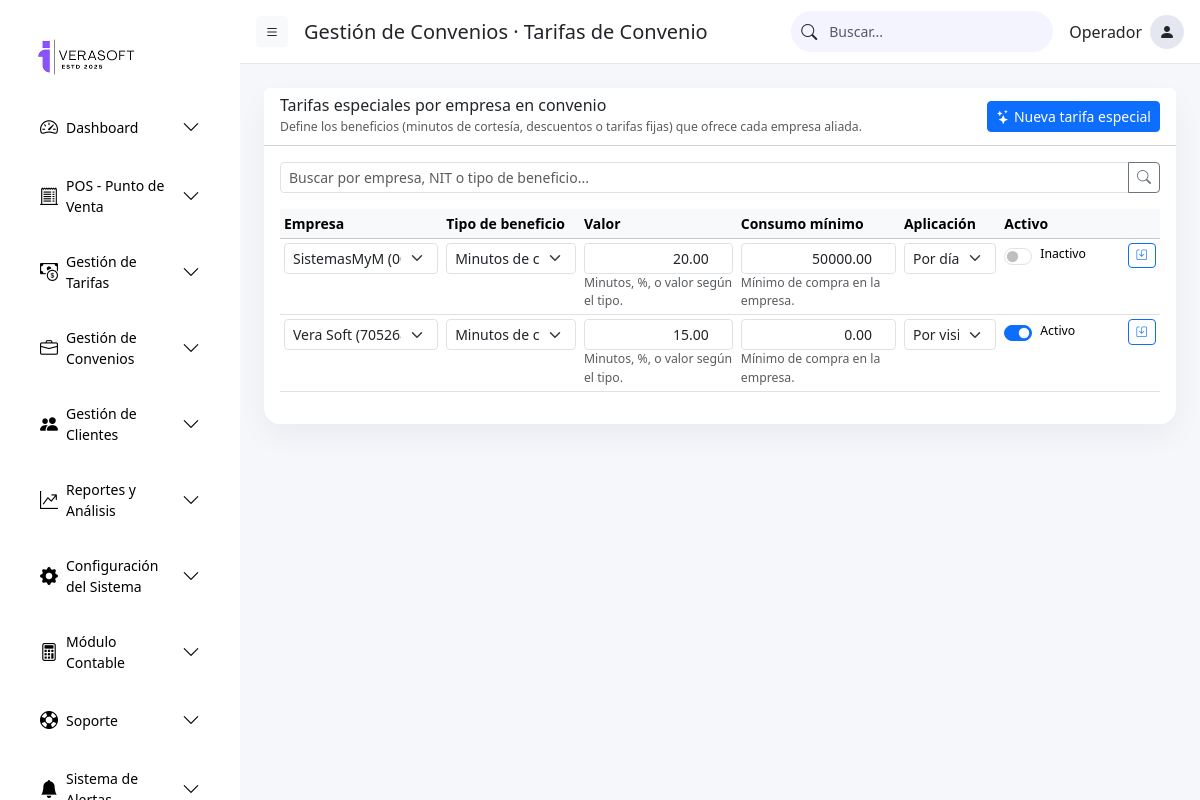
Page /convenios/tarifas/configurar/ on the committed database.
### parking/models/convenios.py (models this page shows, shortened)
class TarifaEspecialConvenio(models.Model):
    TIPO_BENEFICIO_CHOICES = (
        ("MINUTOS_CORTESIA", "Minutos de cortesía"),
        ("DESCUENTO_PORCENTAJE", "Descuento %"),
        ("DESCUENTO_VALOR", "Descuento valor fijo"),
        ("TARIFA_FIJA", "Tarifa fija"),
    )
    APLICACION_CHOICES = (
        ("POR_VISITA", "Por visita"),
        ("POR_DIA", "Por día"),
    )
    empresa_convenio = models.ForeignKey(ConvenioEmpresa, on_delete=models.CASCADE, related_name="tarifas_especiales", verbose_name="Empresa en convenio")
    tipo_beneficio = models.CharField(max_length=30, choices=TIPO_BENEFICIO_CHOICES)
    valor_beneficio = models.DecimalField(max_digits=10, decimal_places=2, help_text="Minutos, porcentaje o valor.")
    consumo_minimo = models.DecimalField(max_digits=12, decimal_places=2, default=0, help_text="Compra mínima.")
    aplicacion = models.CharField(max_length=20, choices=APLICACION_CHOICES, default="POR_VISITA")
    activo = models.BooleanField(default=True)
    creado_en = models.DateTimeField(auto_now_add=True)
    actualizado_en = models.DateTimeField(auto_now=True)
    class Meta:
        ordering = ["empresa_convenio__empresa", "tipo_beneficio"]
        verbose_name = "Tarifa especial de convenio"
        verbose_name_plural = "Tarifas especiales de convenio"

class ConvenioEmpresa(models.Model):
    parqueadero = models.ForeignKey(
        'parking.Parqueadero',
        on_delete=models.CASCADE,
        related_name="convenios_empresa",
        null=True, blank=True
    )
    empresa = models.CharField("Nombre de la empresa", max_length=150)
    nit = models.CharField("NIT", max_length=30, blank=True)
    direccion = models.CharField(max_length=200, blank=True)
    telefono = models.CharField(max_length=50, blank=True)
    email = models.EmailField("Correo electrónico", blank=True)
    activo = models.BooleanField(default=True)
    creado_en = models.DateTimeField(auto_now_add=True)
    actualizado_en = models.DateTimeField(auto_now=True)
    class Meta:
        ordering = ["empresa"]
        verbose_name = "Empresa en convenio"
        verbose_name_plural = "Empresas en convenio"
    def __str__(self):
        return f"{self.empresa} ({self.nit})"

### parking/views/convenios_views.py (the view, shortened to what this page needs)
# urls.py: path('convenios/tarifas/configurar/', convenios_views.convenios_tarifas_configurar, name='convenios_tarifas_configurar'),
def convenios_tarifas_configurar(request):
    query = request.GET.get("q", "")
    tarifas = (
        TarifaEspecialConvenio.objects
        .select_related("empresa_convenio")
        .all()
    )
    if query:
        tarifas = tarifas.filter(
            Q(empresa_convenio__empresa__icontains=query) |
            Q(empresa_convenio__nit__icontains=query) |
            Q(tipo_beneficio__icontains=query)
        )
    empresas_convenio = ConvenioEmpresa.objects.all()
    form = TarifaEspecialConvenioForm()
    context = {
        "section_group": "Gestión de Convenios · Tarifas de Convenio",
        "section_title": "Configurar tarifas especiales",
        "section_description": (
            "Define los beneficios que ofrece cada empresa en convenio: minutos de cortesía, "
            "descuentos porcentuales, valores fijos o tarifas especiales."
        ),
        "section_code": "CV-TARIFAS",
        "active_menu": "convenios",
        "tarifas": tarifas,
        "empresas_convenio": empresas_convenio,
        "form": form,
        "query": query,
    }
    return render(request, "parking/convenios/convenios_tarifas_configurar.html", context)

### parking/forms/clientes_forms.py
class TarifaEspecialConvenioForm(forms.ModelForm):
    class Meta:
        model = TarifaEspecialConvenio
        fields = [
            "empresa_convenio",
            "tipo_beneficio",
            "valor_beneficio",
            "consumo_minimo",
            "aplicacion",
            "activo",
        ]
        widgets = {
            "empresa_convenio": forms.Select(
                attrs={"class": "form-select form-select-sm"}
            ),
            "tipo_beneficio": forms.Select(
                attrs={"class": "form-select form-select-sm"}
            ),
            "valor_beneficio": forms.NumberInput(
                attrs={"class": "form-control form-control-sm", "step": "0.01", "min": "0"}
            ),
            "consumo_minimo": forms.NumberInput(
                attrs={"class": "form-control form-control-sm", "step": "0.01", "min": "0"}
            ),
            "aplicacion": forms.Select(
                attrs={"class": "form-select form-select-sm"}
            ),
            "activo": forms.CheckboxInput(
                attrs={"class": "form-check-input"}
            ),
        }

### parking/templates/parking/convenios/convenios_tarifas_configurar.html (shortened to what this page needs)
{% extends "parking/base.html" %}
{% block page_title %}
Gestión de Convenios · Tarifas de Convenio
{% endblock %}
{% block content %}
<div class="card" style="border-radius:16px; border:none; box-shadow:0 12px 30px rgba(15,23,42,0.05);">
    <div class="card-header bg-white d-flex flex-column flex-md-row justify-content-between align-items-start align-items-md-center gap-2 small">
        <div>
            <h6 class="mb-0">Tarifas especiales por empresa en convenio</h6>
            <small class="text-muted">
                Define los beneficios (minutos de cortesía, descuentos o tarifas fijas) que ofrece
                cada empresa aliada.
            </small>
        </div>
        <div>
            <button class="btn btn-sm btn-primary w-100 w-md-auto" data-bs-toggle="modal" data-bs-target="#modalNuevaTarifa">
                <i class="bi bi-stars"></i> Nueva tarifa especial
            </button>
        </div>
    </div>
    <div class="card-body small">
        <form method="get" class="mb-3">
            <div class="input-group input-group-sm">
                <input type="text"
                       name="q"
                       value="{{ query }}"
                       class="form-control"
                       placeholder="Buscar por empresa, NIT o tipo de beneficio...">
                <button class="btn btn-outline-secondary" type="submit">
                    <i class="bi bi-search"></i>
                </button>
            </div>
        </form>
        <div class="table-responsive table-no-scroll">
            <table class="table table-hover table-sm align-top crud-table tarifas-table ">
                <thead class="table-light">
                    <tr>
                        <th>Empresa</th>
                        <th>Tipo de beneficio</th>
                        <th>Valor</th>
                        <th>Consumo mínimo</th>
                        <th>Aplicación</th>
                        <th>Activo</th>
                        <th style="width: 70px;"></th>
                    </tr>
                </thead>
                <tbody>
                    {% for t in tarifas %}
                    <tr>
                        <form method="post" class="m-0 p-0">
                            <td data-label="Empresa">
                                <select name="empresa_convenio_id" class="form-select form-select-sm">
                                    {% for e in empresas_convenio %}
                                        <option value="{{ e.id }}"
                                                {% if e.id == t.empresa_convenio_id %}selected{% endif %}>
                                            {{ e.empresa }}{% if e.nit %} ({{ e.nit }}){% endif %}
                                        </option>
                                    {% endfor %}
                                </select>
                            </td>
                            <td data-label="Tipo de beneficio">
                                <select name="tipo_beneficio" class="form-select form-select-sm">
                                    <option value="MINUTOS_CORTESIA" {% if t.tipo_beneficio == "MINUTOS_CORTESIA" %}selected{% endif %}>
                                        Minutos de cortesía
                                    </option>
                                </select>
                            </td>
                            <td data-label="Valor">
                                <input type="number"
                                       step="0.01"
                                       min="0"
                                       name="valor_beneficio"
                                       value="{{ t.valor_beneficio }}"
                                       class="form-control form-control-sm text-end">
                                <small class="text-muted d-block">
                                    Minutos, %, o valor según el tipo.
                                </small>
                            </td>
                            <td data-label="Consumo mínimo">
                                <input type="number"
                                       step="0.01"
                                       min="0"
                                       name="consumo_minimo"
                                       value="{{ t.consumo_minimo }}"
                                       class="form-control form-control-sm text-end">
                                <small class="text-muted d-block">
                                    Mínimo de compra en la empresa.
                                </small>
                            </td>
                            <td data-label="Aplicación">
                                <select name="aplicacion" class="form-select form-select-sm">
                                    <option value="POR_VISITA" {% if t.aplicacion == "POR_VISITA" %}selected{% endif %}>
                                        Por visita
                                    </option>
                                    <option value="POR_DIA" {% if t.aplicacion == "POR_DIA" %}selected{% endif %}>
                                        Por día
                                    </option>
                                </select>
                            </td>
                            <td data-label="Estado">
                                <div class="form-check form-switch d-inline-flex align-items-center">
                                    <input  class="form-check-input"
                                            type="checkbox"
                                            name="activo"
                                            value="1"
                                            {% if t.activo %}checked{% endif %}>
                                    <span class="small ms-2">
                                        {% if t.activo %}Activo{% else %}Inactivo{% endif %}
                                    </span>
                                </div>
                            </td>
                            <td class="text-end" data-label="Acciones">
                                <button type="submit" class="btn btn-sm btn-outline-primary w-100 w-md-auto">
                                    <i class="bi bi-save"></i> <span class="d-inline d-md-none">Guardar</span>
                                </button>
                            </td>
                        </form>
                    </tr>
                    {% empty %}
                    <tr>
                        <td colspan="7" class="text-center text-muted py-4">
                            No hay tarifas especiales configuradas.
                        </td>
                    </tr>
                    {% endfor %}
                </tbody>
            </table>
        </div>
    </div>
</div>
{% endblock %}

### parking/static/parking/css/dashboard.css (style rules this page uses)
body.layout { background: #f5f7fb; font-family: system-ui, -apple-system, BlinkMacSystemFont, "Segoe UI", sans-serif; }

### parking/static/parking/css/gestion_convenios.css (style rules this page uses)
.table-no-scroll { overflow-x: visible !important; }
@media (min-width: 768px) { .w-md-auto { width: auto !important; } }
.btn-outline-primary { font-size: .65rem; }
.crud-table th, .crud-table td { white-space: normal !important;vertical-align: top; }
.crud-table .form-control, .crud-table .form-select, .crud-table input, .crud-table select { width: 100%; min-width: 0; max-width: 100%; }
.crud-table small, .crud-table .form-text { display: block;white-space: normal; }

### parking/static/parking/css/gestion_clientes.css (style rules this page uses)
.form-check-input { width:1.2em; height:1.2em; }
@media (min-width:768px) { .w-md-auto { width:auto !important; } }

### rows in the picture
TarifaEspecialConvenio: empresa_convenio_id "SistemasMyM (000024857)", tipo_beneficio "Minutos de cortesía", valor_beneficio "20.00", consumo_minimo "50000.00", aplicacion "Por día", shows "Inactivo"
TarifaEspecialConvenio: empresa_convenio_id "Vera Soft (7052684)", tipo_beneficio "Minutos de cortesía", valor_beneficio "15.00", consumo_minimo "0.00", aplicacion "Por visita", activo "☑", shows "Activo"
